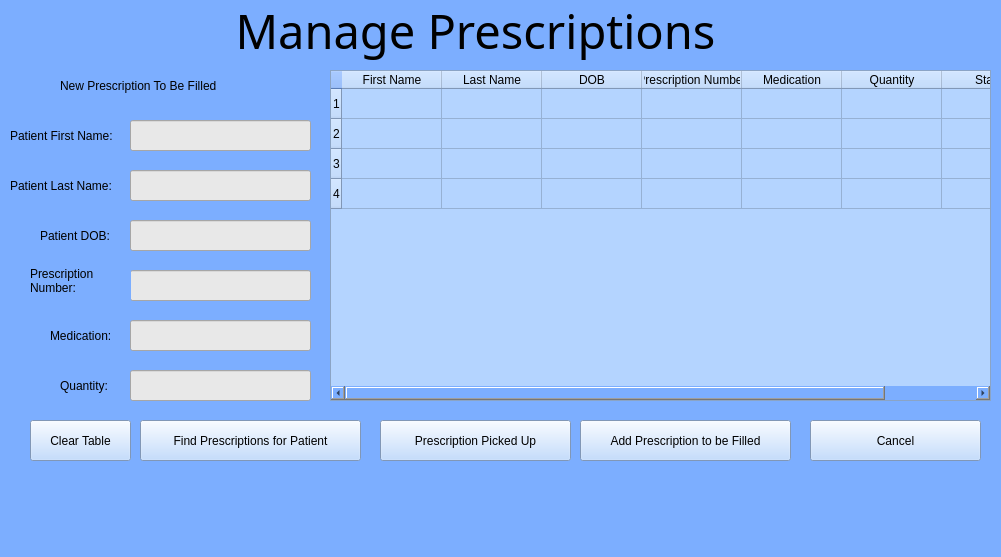
<?xml version="1.0" encoding="UTF-8"?>
<ui version="4.0">
 <class>MainWindow</class>
 <widget class="QMainWindow" name="MainWindow">
  <property name="geometry">
   <rect>
    <x>0</x>
    <y>0</y>
    <width>1001</width>
    <height>557</height>
   </rect>
  </property>
  <property name="sizePolicy">
   <sizepolicy hsizetype="Fixed" vsizetype="Fixed">
    <horstretch>0</horstretch>
    <verstretch>0</verstretch>
   </sizepolicy>
  </property>
  <property name="windowTitle">
   <string>MainWindow</string>
  </property>
  <property name="styleSheet">
   <string notr="true">background-color: rgb(124, 174, 255);
</string>
  </property>
  <widget class="QWidget" name="centralwidget">
   <widget class="QLabel" name="label_3">
    <property name="geometry">
     <rect>
      <x>150</x>
      <y>0</y>
      <width>651</width>
      <height>61</height>
     </rect>
    </property>
    <property name="sizePolicy">
     <sizepolicy hsizetype="Fixed" vsizetype="Fixed">
      <horstretch>0</horstretch>
      <verstretch>0</verstretch>
     </sizepolicy>
    </property>
    <property name="font">
     <font>
      <family>Perpetua</family>
      <pointsize>35</pointsize>
      <weight>9</weight>
      <italic>false</italic>
      <bold>false</bold>
     </font>
    </property>
    <property name="styleSheet">
     <string notr="true">font: 75 35pt &quot;Perpetua&quot;;</string>
    </property>
    <property name="text">
     <string>Manage Prescriptions</string>
    </property>
    <property name="alignment">
     <set>Qt::AlignCenter</set>
    </property>
    <property name="wordWrap">
     <bool>true</bool>
    </property>
   </widget>
   <widget class="QPushButton" name="cancelButton">
    <property name="geometry">
     <rect>
      <x>810</x>
      <y>420</y>
      <width>171</width>
      <height>41</height>
     </rect>
    </property>
    <property name="sizePolicy">
     <sizepolicy hsizetype="Fixed" vsizetype="Fixed">
      <horstretch>0</horstretch>
      <verstretch>0</verstretch>
     </sizepolicy>
    </property>
    <property name="styleSheet">
     <string notr="true">background-color: rgb(180, 212, 255);</string>
    </property>
    <property name="text">
     <string>Cancel</string>
    </property>
    <property name="icon">
     <iconset resource="../resources/pharm.qrc">
      <normaloff>:/newPrefix/right.png</normaloff>:/newPrefix/right.png</iconset>
    </property>
    <property name="iconSize">
     <size>
      <width>25</width>
      <height>25</height>
     </size>
    </property>
   </widget>
   <widget class="QPushButton" name="addPrescription">
    <property name="geometry">
     <rect>
      <x>580</x>
      <y>420</y>
      <width>211</width>
      <height>41</height>
     </rect>
    </property>
    <property name="styleSheet">
     <string notr="true">background-color: rgb(180, 212, 255);</string>
    </property>
    <property name="text">
     <string>Add Prescription to be Filled</string>
    </property>
   </widget>
   <widget class="QLineEdit" name="PatientLastName">
    <property name="geometry">
     <rect>
      <x>130</x>
      <y>170</y>
      <width>181</width>
      <height>31</height>
     </rect>
    </property>
    <property name="sizePolicy">
     <sizepolicy hsizetype="Fixed" vsizetype="Fixed">
      <horstretch>0</horstretch>
      <verstretch>0</verstretch>
     </sizepolicy>
    </property>
    <property name="styleSheet">
     <string notr="true">background-color: rgb(232, 232, 232);</string>
    </property>
   </widget>
   <widget class="QLabel" name="label_5">
    <property name="geometry">
     <rect>
      <x>40</x>
      <y>220</y>
      <width>81</width>
      <height>31</height>
     </rect>
    </property>
    <property name="sizePolicy">
     <sizepolicy hsizetype="Fixed" vsizetype="Fixed">
      <horstretch>0</horstretch>
      <verstretch>0</verstretch>
     </sizepolicy>
    </property>
    <property name="styleSheet">
     <string notr="true">font: 12pt &quot;Perpetua&quot;;</string>
    </property>
    <property name="text">
     <string>Patient DOB:</string>
    </property>
   </widget>
   <widget class="QLabel" name="label">
    <property name="geometry">
     <rect>
      <x>10</x>
      <y>120</y>
      <width>121</width>
      <height>31</height>
     </rect>
    </property>
    <property name="sizePolicy">
     <sizepolicy hsizetype="Fixed" vsizetype="Fixed">
      <horstretch>0</horstretch>
      <verstretch>0</verstretch>
     </sizepolicy>
    </property>
    <property name="styleSheet">
     <string notr="true">font: 12pt &quot;Perpetua&quot;;</string>
    </property>
    <property name="text">
     <string>Patient First Name:</string>
    </property>
   </widget>
   <widget class="QLabel" name="label_2">
    <property name="geometry">
     <rect>
      <x>10</x>
      <y>170</y>
      <width>111</width>
      <height>31</height>
     </rect>
    </property>
    <property name="sizePolicy">
     <sizepolicy hsizetype="Fixed" vsizetype="Fixed">
      <horstretch>0</horstretch>
      <verstretch>0</verstretch>
     </sizepolicy>
    </property>
    <property name="styleSheet">
     <string notr="true">font: 12pt &quot;Perpetua&quot;;</string>
    </property>
    <property name="text">
     <string>Patient Last Name:</string>
    </property>
   </widget>
   <widget class="QLineEdit" name="PatientDOB">
    <property name="geometry">
     <rect>
      <x>130</x>
      <y>220</y>
      <width>181</width>
      <height>31</height>
     </rect>
    </property>
    <property name="sizePolicy">
     <sizepolicy hsizetype="Fixed" vsizetype="Fixed">
      <horstretch>0</horstretch>
      <verstretch>0</verstretch>
     </sizepolicy>
    </property>
    <property name="styleSheet">
     <string notr="true">background-color: rgb(232, 232, 232);</string>
    </property>
   </widget>
   <widget class="QLineEdit" name="PatientFirstName">
    <property name="geometry">
     <rect>
      <x>130</x>
      <y>120</y>
      <width>181</width>
      <height>31</height>
     </rect>
    </property>
    <property name="sizePolicy">
     <sizepolicy hsizetype="Fixed" vsizetype="Fixed">
      <horstretch>0</horstretch>
      <verstretch>0</verstretch>
     </sizepolicy>
    </property>
    <property name="styleSheet">
     <string notr="true">background-color: rgb(232, 232, 232);</string>
    </property>
   </widget>
   <widget class="QLineEdit" name="PrescriptionNumber">
    <property name="geometry">
     <rect>
      <x>130</x>
      <y>270</y>
      <width>181</width>
      <height>31</height>
     </rect>
    </property>
    <property name="sizePolicy">
     <sizepolicy hsizetype="Fixed" vsizetype="Fixed">
      <horstretch>0</horstretch>
      <verstretch>0</verstretch>
     </sizepolicy>
    </property>
    <property name="styleSheet">
     <string notr="true">background-color: rgb(232, 232, 232);</string>
    </property>
   </widget>
   <widget class="QLineEdit" name="Medication">
    <property name="geometry">
     <rect>
      <x>130</x>
      <y>320</y>
      <width>181</width>
      <height>31</height>
     </rect>
    </property>
    <property name="sizePolicy">
     <sizepolicy hsizetype="Fixed" vsizetype="Fixed">
      <horstretch>0</horstretch>
      <verstretch>0</verstretch>
     </sizepolicy>
    </property>
    <property name="styleSheet">
     <string notr="true">background-color: rgb(232, 232, 232);</string>
    </property>
   </widget>
   <widget class="QLabel" name="label_6">
    <property name="geometry">
     <rect>
      <x>30</x>
      <y>260</y>
      <width>101</width>
      <height>41</height>
     </rect>
    </property>
    <property name="sizePolicy">
     <sizepolicy hsizetype="Fixed" vsizetype="Fixed">
      <horstretch>0</horstretch>
      <verstretch>0</verstretch>
     </sizepolicy>
    </property>
    <property name="styleSheet">
     <string notr="true">font: 12pt &quot;Perpetua&quot;;</string>
    </property>
    <property name="text">
     <string>Prescription Number:</string>
    </property>
    <property name="wordWrap">
     <bool>true</bool>
    </property>
   </widget>
   <widget class="QLabel" name="label_7">
    <property name="geometry">
     <rect>
      <x>50</x>
      <y>320</y>
      <width>71</width>
      <height>31</height>
     </rect>
    </property>
    <property name="sizePolicy">
     <sizepolicy hsizetype="Fixed" vsizetype="Fixed">
      <horstretch>0</horstretch>
      <verstretch>0</verstretch>
     </sizepolicy>
    </property>
    <property name="styleSheet">
     <string notr="true">font: 12pt &quot;Perpetua&quot;;</string>
    </property>
    <property name="text">
     <string>Medication:</string>
    </property>
   </widget>
   <widget class="QLabel" name="label_8">
    <property name="geometry">
     <rect>
      <x>60</x>
      <y>370</y>
      <width>61</width>
      <height>31</height>
     </rect>
    </property>
    <property name="sizePolicy">
     <sizepolicy hsizetype="Fixed" vsizetype="Fixed">
      <horstretch>0</horstretch>
      <verstretch>0</verstretch>
     </sizepolicy>
    </property>
    <property name="styleSheet">
     <string notr="true">font: 12pt &quot;Perpetua&quot;;</string>
    </property>
    <property name="text">
     <string>Quantity:</string>
    </property>
   </widget>
   <widget class="QLineEdit" name="Quantity">
    <property name="geometry">
     <rect>
      <x>130</x>
      <y>370</y>
      <width>181</width>
      <height>31</height>
     </rect>
    </property>
    <property name="sizePolicy">
     <sizepolicy hsizetype="Fixed" vsizetype="Fixed">
      <horstretch>0</horstretch>
      <verstretch>0</verstretch>
     </sizepolicy>
    </property>
    <property name="styleSheet">
     <string notr="true">background-color: rgb(232, 232, 232);</string>
    </property>
   </widget>
   <widget class="QPushButton" name="FindPrescriptionsPatient">
    <property name="geometry">
     <rect>
      <x>140</x>
      <y>420</y>
      <width>221</width>
      <height>41</height>
     </rect>
    </property>
    <property name="styleSheet">
     <string notr="true">background-color: rgb(180, 212, 255);</string>
    </property>
    <property name="text">
     <string>Find Prescriptions for Patient</string>
    </property>
   </widget>
   <widget class="QTableWidget" name="ItemsTable">
    <property name="geometry">
     <rect>
      <x>330</x>
      <y>70</y>
      <width>661</width>
      <height>331</height>
     </rect>
    </property>
    <property name="sizePolicy">
     <sizepolicy hsizetype="Fixed" vsizetype="Fixed">
      <horstretch>0</horstretch>
      <verstretch>0</verstretch>
     </sizepolicy>
    </property>
    <property name="autoFillBackground">
     <bool>false</bool>
    </property>
    <property name="styleSheet">
     <string notr="true">background-color: rgb(180, 212, 255);</string>
    </property>
    <row>
     <property name="text">
      <string>1</string>
     </property>
    </row>
    <row>
     <property name="text">
      <string>2</string>
     </property>
    </row>
    <row>
     <property name="text">
      <string>3</string>
     </property>
    </row>
    <row>
     <property name="text">
      <string>4</string>
     </property>
    </row>
    <column>
     <property name="text">
      <string>First Name</string>
     </property>
    </column>
    <column>
     <property name="text">
      <string>Last Name</string>
     </property>
    </column>
    <column>
     <property name="text">
      <string>DOB</string>
     </property>
    </column>
    <column>
     <property name="text">
      <string>Prescription Number</string>
     </property>
    </column>
    <column>
     <property name="text">
      <string>Medication</string>
     </property>
    </column>
    <column>
     <property name="text">
      <string>Quantity</string>
     </property>
    </column>
    <column>
     <property name="text">
      <string>Status</string>
     </property>
    </column>
   </widget>
   <widget class="QPushButton" name="clearTable">
    <property name="geometry">
     <rect>
      <x>30</x>
      <y>420</y>
      <width>101</width>
      <height>41</height>
     </rect>
    </property>
    <property name="styleSheet">
     <string notr="true">background-color: rgb(180, 212, 255);</string>
    </property>
    <property name="text">
     <string>Clear Table</string>
    </property>
   </widget>
   <widget class="QLabel" name="label_4">
    <property name="geometry">
     <rect>
      <x>60</x>
      <y>70</y>
      <width>171</width>
      <height>31</height>
     </rect>
    </property>
    <property name="sizePolicy">
     <sizepolicy hsizetype="Fixed" vsizetype="Fixed">
      <horstretch>0</horstretch>
      <verstretch>0</verstretch>
     </sizepolicy>
    </property>
    <property name="styleSheet">
     <string notr="true">font: 12pt &quot;Perpetua&quot;;</string>
    </property>
    <property name="text">
     <string>New Prescription To Be Filled</string>
    </property>
   </widget>
   <widget class="QPushButton" name="pickUp">
    <property name="geometry">
     <rect>
      <x>380</x>
      <y>420</y>
      <width>191</width>
      <height>41</height>
     </rect>
    </property>
    <property name="styleSheet">
     <string notr="true">background-color: rgb(180, 212, 255);</string>
    </property>
    <property name="text">
     <string>Prescription Picked Up</string>
    </property>
   </widget>
  </widget>
  <widget class="QMenuBar" name="menubar">
   <property name="geometry">
    <rect>
     <x>0</x>
     <y>0</y>
     <width>1001</width>
     <height>21</height>
    </rect>
   </property>
  </widget>
  <widget class="QStatusBar" name="statusbar"/>
 </widget>
 <resources>
  <include location="../resources/pharm.qrc"/>
 </resources>
 <connections/>
</ui>
